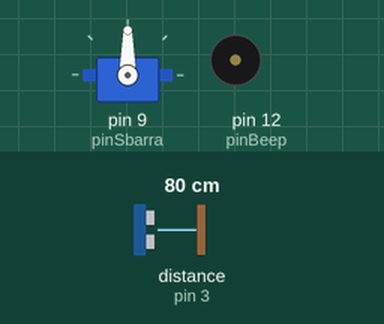
Simulated run of this sketch. Board: Arduino Uno, built with avr-gcc and run on an emulated ATmega328P. Parts: servo, buzzer (waves = sounding). Wiring (inferred from the names in the program): ultrasonic range finder: trigger pin 2; echo pin 3. The test bench sets the inputs (shaded band); at power-on: distance to the obstacle (sensor on pin 3) 80 cm. The echo pulse lasts 58.3 µs per cm.

Above: at 1.2 s.
1.3 s: distance to the obstacle (sensor on pin 3) set to 8 cm
2.8 s: distance to the obstacle (sensor on pin 3) set to 5 cm
At 3.0 s:
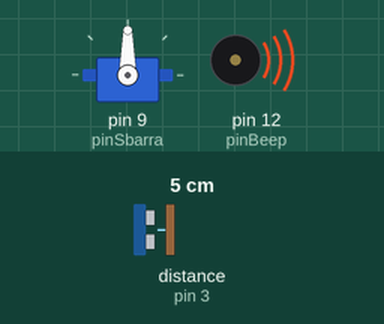
At 3.35 s:
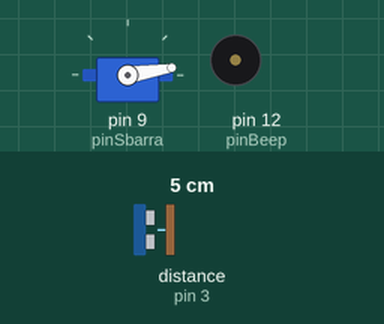
Timing chart, 0 to 11.8 s (numbered marks = the images above; inputs shaded):
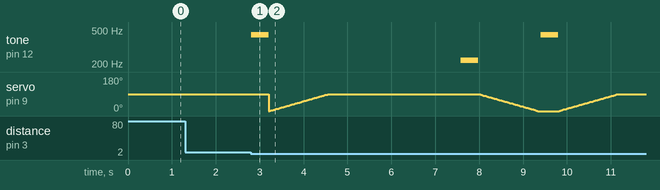

Measured:
- the behaviour switches between 7 and 6 cm on distance to the obstacle (sensor on pin 3) (found by bisection; images 0 and 1)
- after the input at 1.3 s, every drawn part: stays the same
- after the input at 2.8 s, tone on pin 12 (pinBeep): plays 440 Hz for 0.40 s, 220 Hz for 0.40 s, 440 Hz for 0.40 s, starting at once

The sketch:

telepass.ino
```cpp
/***************************************************************
 * SIMULAZIONE DI UN PARCHEGGIO/TELEPASS                       *
 *                                                             *
 * Questo codice riceve i dati provenienti dal sensore di      *
 * prossimita' HC-SR04, li analizza e, se rispondono a criteri *
 * prestabiliti, fa suonare una cicalina, alza la sbarra del   *
 * parcheggio, attende che il veicolo sia transitato, abbassa  *
 * la sbarra del parcheggio e suona nuovamente la cicalina.    *
 *                                                             *
 * 3P, Liceo Scientifico "G. Marconi", Pesaro                  *
 * 24 ottobre 2022                                             *
 ***************************************************************/

// Libreria per l'utilizzo del servomotore
#include <Servo.h>

// Definizione dei pin trigger ed echo del sensore di prossimita'
#define trigger 2
#define echo 3

// Definizione della velocita' del suono (centimetri / microsecondo)
#define c 0.0343

// Definizione del servomotore
Servo sbarra;

// Inclinazione iniziale della sbarra
int angStart = 0;
// Inclinazione finale della sbarra
int angEnd = 90;
// Variabile di appoggio per l'angolo della sbarra
int ang = 0;
// Pin di connessione alla sbarra
int pinSbarra = 9;
// Ritardo tra un'azione e la successiva
int rit = 15;
// Pin di connessione alla cicalina
int pinBeep = 12;
// Durata del beep (in millisecondi)
int timeBeep = 400;
// Frequenza del beep per l'elevazione della sbarra
int freqBeep1 = 440;
// Frequenza del beep per l'abbassamento della sbarra
int freqBeep2 = 220;
// Mantiene la sbarra in alto per 3 secondi
int tempoAlto = 3000;

// Definizione delle variabili per la stima della distanza
// del veicolo
long tempo;
float spazio;
// Distanza minima e massima del veicolo dal sensore
int distMin = 2;
int distMax = 6;

void setup() {
  // Definizione di quale pin controlla la sbarra
  sbarra.attach(pinSbarra);
  // Definizione di input e output
  pinMode(trigger, OUTPUT);
  pinMode(echo, INPUT);
}

void loop() {
  // Prima della misurazione si porta trigger a livello basso
  digitalWrite(trigger, LOW);
  delayMicroseconds(5);

  // Invia di un impulso (porta trigger a livello alto per 10 microsecondi)
  digitalWrite(trigger, HIGH);
  delayMicroseconds(10);
  digitalWrite(trigger, LOW);

  // Lettura di echo, tramite pulseIn, che restituisce la durata
  // dell'impuso (in microsecondi), poi diviso per 2 (andata e ritorno)
  tempo = pulseIn(echo, HIGH) / 2;
  // Calcolo della distanza in centimetri
  spazio = tempo * c;
  if (spazio > distMin && spazio < distMax) {
    // Segnale acustico di sbarra alzata
    tone(pinBeep, freqBeep1, timeBeep);
    delay(timeBeep);
    noTone(pinBeep);
    // Alza la sbarra a intervalli di 1°
    for (ang = angStart; ang <= angEnd; ang++) {
      // Assegna l'angolo alla sbarra
      sbarra.write(ang);
      // Attende quanto specificato
      delay(rit);
    }
    // Attende che l'automobile passi
    delay(tempoAlto);
    // Abbassa la sbarra a intervalli di 1°
    // Segnale acustico di sbarra abbassata
    tone(pinBeep, freqBeep2, timeBeep);
    delay(timeBeep);
    noTone(pinBeep);
    for (ang = angEnd; ang >= angStart; ang--) {
    // Assegna l'angolo alla sbarra
    sbarra.write(ang);
    // Attende quanto specificato
    delay(rit);
    }
  }
  // Attende 50 millisecondi prima di eseguire un'altra
  // misurazione
  delay(50);
}
```
